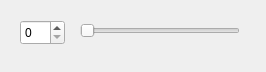
<?xml version="1.0" encoding="UTF-8"?>
<ui version="4.0">
 <class>CusWidget</class>
 <widget class="QWidget" name="CusWidget">
  <property name="geometry">
   <rect>
    <x>0</x>
    <y>0</y>
    <width>266</width>
    <height>72</height>
   </rect>
  </property>
  <property name="windowTitle">
   <string>Form</string>
  </property>
  <widget class="QSpinBox" name="spinBox">
   <property name="geometry">
    <rect>
     <x>20</x>
     <y>20</y>
     <width>45</width>
     <height>25</height>
    </rect>
   </property>
  </widget>
  <widget class="QSlider" name="horizontalSlider">
   <property name="geometry">
    <rect>
     <x>80</x>
     <y>20</y>
     <width>160</width>
     <height>22</height>
    </rect>
   </property>
   <property name="orientation">
    <enum>Qt::Horizontal</enum>
   </property>
  </widget>
 </widget>
 <resources/>
 <connections/>
</ui>
